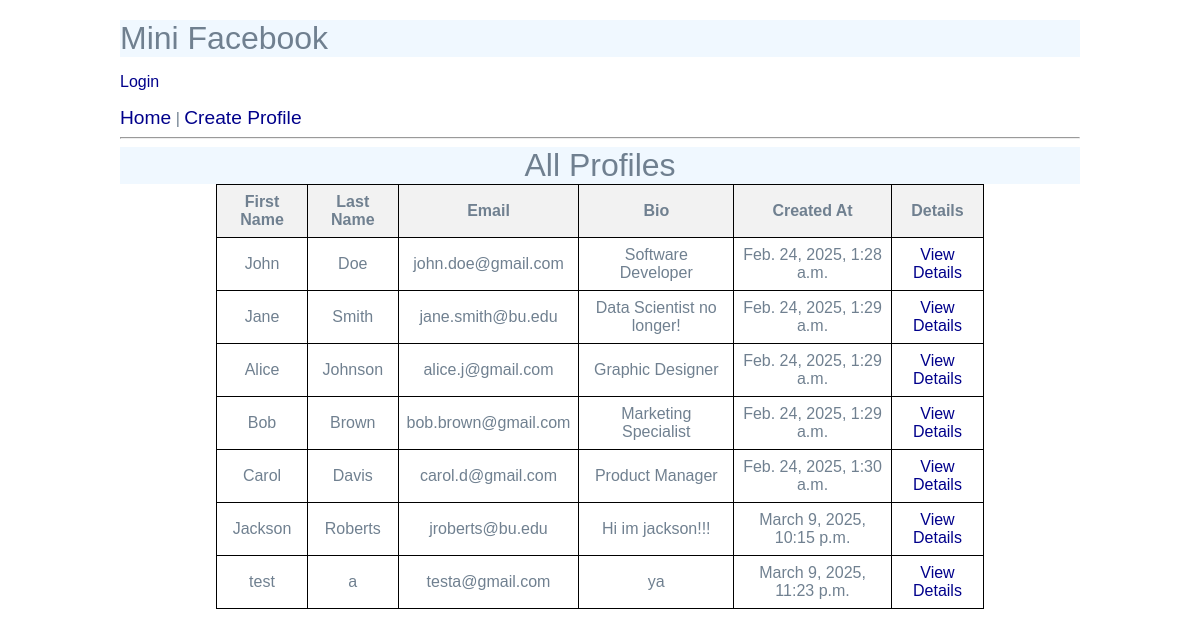
The page /mini_fb/ on the database as committed earlier.
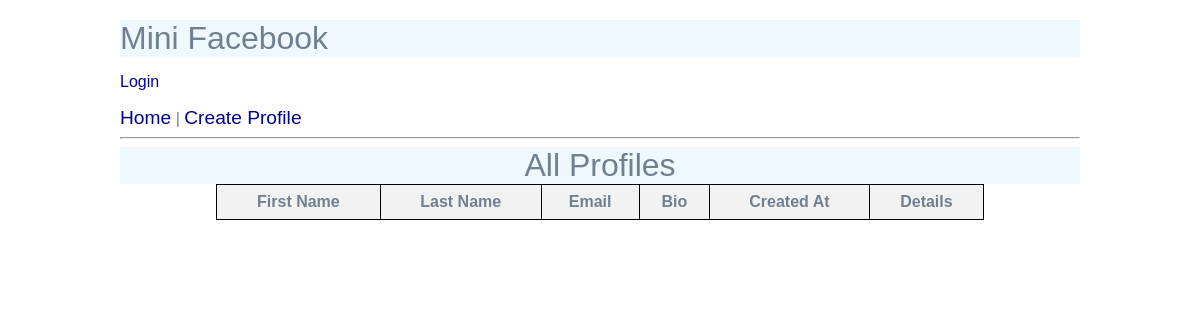
The same page on the database as committed later.
### mini_fb/models.py (models this page shows, shortened)
class Profile(models.Model):
    user = models.ForeignKey(User, on_delete=models.CASCADE, null=True)
    first_name = models.CharField(max_length=30)
    last_name = models.CharField(max_length=30)
    email = models.EmailField(unique=True)
    bio = models.TextField(blank=True, null=True)
    created_at = models.DateTimeField(auto_now_add=True)

### mini_fb/views.py (the view)
# urls.py: path('', views.profile_list, name='profile_list'),
def profile_list(request):
    profiles = Profile.objects.all()
    return render(request, 'mini_fb/profile_list.html', {'profiles': profiles})

### mini_fb/templates/mini_fb/profile_list.html (shortened to what this page needs)
{% extends 'mini_fb/base.html' %}
{% block content %}
<!DOCTYPE html>
<html>
<head>
</head>
<body>
    <h1 style="text-align: center;">All Profiles</h1>
    <table>
        <thead>
            <tr>
                <th>First Name</th>
                <th>Last Name</th>
                <th>Email</th>
                <th>Bio</th>
                <th>Created At</th>
                <th>Details</th>
            </tr>
        </thead>
        <tbody>
            {% for profile in profiles %}
                <tr>
                    <td>{{ profile.first_name }}</td>
                    <td>{{ profile.last_name }}</td>
                    <td>{{ profile.email }}</td>
                    <td>{{ profile.bio }}</td>
                    <td>{{ profile.created_at }}</td>
                    <td><a href="{% url 'profile_detail' profile.id %}">View Details</a></td>
                </tr>
            {% endfor %}
        </tbody>
    </table>
</body>
</html>
{% endblock %}

### mini_fb/templates/mini_fb/base.html (shortened to what this page needs)
{% load static %}
<!DOCTYPE html>
<html>
<head>
    <link rel="stylesheet" href="{% static 'styles.css' %}">
</head>
<body>
    <div class="header">
        <h1>Mini Facebook</h1>
        <div class="auth-info">
            {% if user.is_authenticated %}
                <p>Logged in as: {{ user.username }} | <a href="{% url 'logout' %}">Logout</a></p>
            {% else %}
                <p><a href="{% url 'login' %}">Login</a></p>
            {% endif %}
        </div>
    </div>
    <nav>
        <a href="{% url 'profile_list' %}">Home</a> |
        <a href="{% url 'create_profile' %}">Create Profile</a>
    </nav>
    <hr>
    {% block content %}
    {% endblock %}
</body>
</html>

### static/styles.css (style rules this page uses)
body { background-color: #fff; color: slategray; font-family: arial; }
h1,h2,h3,h4,h5 { font-weight: normal; background:aliceblue; margin: 0; }
a, a:visited { color: darkblue; text-decoration: none; }
body { max-width: 960px; margin: 20px auto; padding: 20px auto; }
nav a { text-decoration: none; color: darkblue; font-size: 1.2em; }

### mini_fb/templates/mini_fb/profile_list.html (style rules this page uses)
table { width: 80%; margin: auto; border-collapse: collapse; }
th, td { border: 1px solid black; padding: 8px; text-align: center; }
th { background-color: #f2f2f2; }

Rows that differ between the two databases and show on the page:
removed Profile: first_name "John", last_name "Doe", email "john.doe@gmail.com", bio "Software Developer", created_at "Feb. 24, 2025, 1:28 a.m."
removed Profile: first_name "Jane", last_name "Smith", email "jane.smith@bu.edu", bio "Data Scientist no longer!", created_at "Feb. 24, 2025, 1:29 a.m."
removed Profile: first_name "Alice", last_name "Johnson", email "alice.j@gmail.com", bio "Graphic Designer", created_at "Feb. 24, 2025, 1:29 a.m."
removed Profile: first_name "Bob", last_name "Brown", email "bob.brown@gmail.com", bio "Marketing Specialist", created_at "Feb. 24, 2025, 1:29 a.m."
removed Profile: first_name "Carol", last_name "Davis", email "carol.d@gmail.com", bio "Product Manager", created_at "Feb. 24, 2025, 1:30 a.m."
removed Profile: first_name "Jackson", last_name "Roberts", email "jroberts@bu.edu", bio "Hi im jackson!!!", created_at "March 9, 2025, 10:15 p.m."
removed Profile: first_name "test", last_name "a", email "testa@gmail.com", bio "ya", created_at "March 9, 2025, 11:23 p.m."
